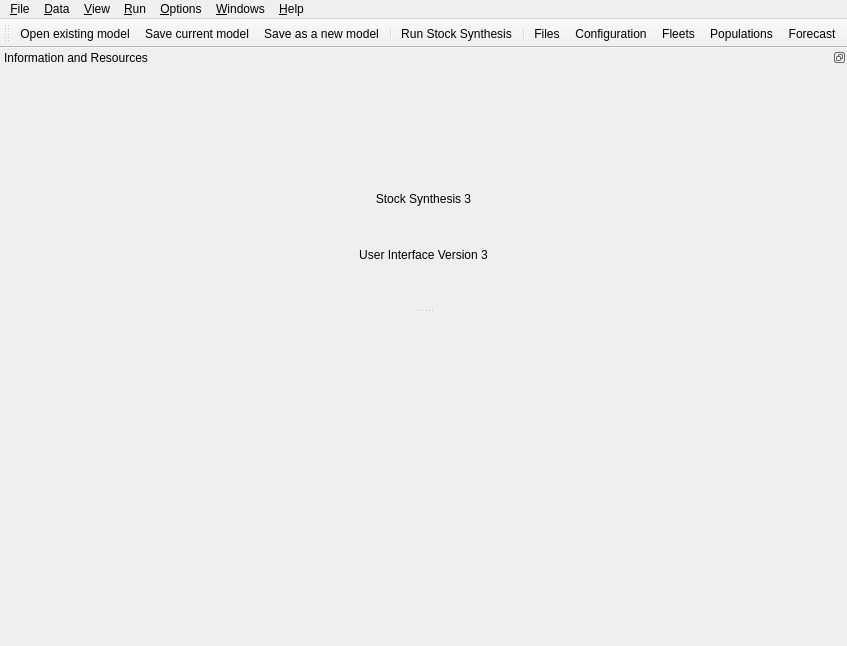
<?xml version="1.0" encoding="UTF-8"?>
<ui version="4.0">
 <class>MainWindow</class>
 <widget class="QMainWindow" name="MainWindow">
  <property name="geometry">
   <rect>
    <x>0</x>
    <y>0</y>
    <width>847</width>
    <height>646</height>
   </rect>
  </property>
  <property name="windowTitle">
   <string>Stock Synthesis</string>
  </property>
  <property name="windowIcon">
   <iconset resource="stock_synth.qrc">
    <normaloff>:/i/icons/SSI_icon.ico</normaloff>:/i/icons/SSI_icon.ico</iconset>
  </property>
  <property name="toolTip">
   <string/>
  </property>
  <property name="iconSize">
   <size>
    <width>32</width>
    <height>32</height>
   </size>
  </property>
  <property name="tabShape">
   <enum>QTabWidget::Triangular</enum>
  </property>
  <widget class="QWidget" name="centralWidget">
   <layout class="QVBoxLayout" name="verticalLayout_7">
    <property name="spacing">
     <number>3</number>
    </property>
    <property name="leftMargin">
     <number>2</number>
    </property>
    <property name="topMargin">
     <number>2</number>
    </property>
    <property name="rightMargin">
     <number>2</number>
    </property>
    <property name="bottomMargin">
     <number>2</number>
    </property>
    <item>
     <widget class="QStackedWidget" name="stackedWidget">
      <property name="enabled">
       <bool>true</bool>
      </property>
      <property name="currentIndex">
       <number>6</number>
      </property>
      <widget class="QWidget" name="stackedWidget_files">
       <layout class="QVBoxLayout" name="verticalLayout_2">
        <property name="spacing">
         <number>3</number>
        </property>
        <property name="leftMargin">
         <number>2</number>
        </property>
        <property name="topMargin">
         <number>2</number>
        </property>
        <property name="rightMargin">
         <number>2</number>
        </property>
        <property name="bottomMargin">
         <number>2</number>
        </property>
        <item>
         <layout class="QGridLayout" name="files_layout"/>
        </item>
       </layout>
      </widget>
      <widget class="QWidget" name="stackedWidget_model">
       <layout class="QHBoxLayout" name="horizontalLayout">
        <property name="spacing">
         <number>3</number>
        </property>
        <property name="leftMargin">
         <number>2</number>
        </property>
        <property name="topMargin">
         <number>2</number>
        </property>
        <property name="rightMargin">
         <number>2</number>
        </property>
        <property name="bottomMargin">
         <number>2</number>
        </property>
        <item>
         <layout class="QVBoxLayout" name="model_layout"/>
        </item>
       </layout>
      </widget>
      <widget class="QWidget" name="stackedWidget_forecast">
       <layout class="QVBoxLayout" name="verticalLayout_9">
        <property name="spacing">
         <number>3</number>
        </property>
        <property name="leftMargin">
         <number>2</number>
        </property>
        <property name="topMargin">
         <number>2</number>
        </property>
        <property name="rightMargin">
         <number>2</number>
        </property>
        <property name="bottomMargin">
         <number>2</number>
        </property>
        <item>
         <layout class="QVBoxLayout" name="forecast_layout"/>
        </item>
       </layout>
      </widget>
      <widget class="QWidget" name="stackedWidget_parameters">
       <layout class="QVBoxLayout" name="verticalLayout_3">
        <property name="spacing">
         <number>3</number>
        </property>
        <property name="leftMargin">
         <number>2</number>
        </property>
        <property name="topMargin">
         <number>2</number>
        </property>
        <property name="rightMargin">
         <number>2</number>
        </property>
        <property name="bottomMargin">
         <number>2</number>
        </property>
        <item>
         <layout class="QVBoxLayout" name="parameters_layout"/>
        </item>
       </layout>
      </widget>
      <widget class="QWidget" name="stackedWidget_populations">
       <layout class="QVBoxLayout" name="verticalLayout">
        <property name="spacing">
         <number>3</number>
        </property>
        <property name="leftMargin">
         <number>2</number>
        </property>
        <property name="topMargin">
         <number>2</number>
        </property>
        <property name="rightMargin">
         <number>2</number>
        </property>
        <property name="bottomMargin">
         <number>2</number>
        </property>
        <item>
         <layout class="QHBoxLayout" name="populations_layout"/>
        </item>
       </layout>
      </widget>
      <widget class="QWidget" name="stackedWidget_surveys">
       <layout class="QHBoxLayout" name="horizontalLayout_3">
        <property name="spacing">
         <number>3</number>
        </property>
        <property name="leftMargin">
         <number>2</number>
        </property>
        <property name="topMargin">
         <number>2</number>
        </property>
        <property name="rightMargin">
         <number>2</number>
        </property>
        <property name="bottomMargin">
         <number>2</number>
        </property>
        <item>
         <layout class="QVBoxLayout" name="surveys_layout"/>
        </item>
       </layout>
      </widget>
      <widget class="QWidget" name="stackedWidget_fisheries">
       <layout class="QHBoxLayout" name="horizontalLayout_2">
        <property name="spacing">
         <number>3</number>
        </property>
        <property name="leftMargin">
         <number>2</number>
        </property>
        <property name="topMargin">
         <number>2</number>
        </property>
        <property name="rightMargin">
         <number>2</number>
        </property>
        <property name="bottomMargin">
         <number>2</number>
        </property>
        <item>
         <layout class="QVBoxLayout" name="fisheries_layout"/>
        </item>
       </layout>
      </widget>
     </widget>
    </item>
   </layout>
  </widget>
  <widget class="QMenuBar" name="menuBar">
   <property name="geometry">
    <rect>
     <x>0</x>
     <y>0</y>
     <width>847</width>
     <height>26</height>
    </rect>
   </property>
   <widget class="QMenu" name="menu_File">
    <property name="title">
     <string>&amp;File</string>
    </property>
    <addaction name="action_Open"/>
    <addaction name="action_Save_data"/>
    <addaction name="action_New"/>
    <addaction name="separator"/>
    <addaction name="actionView_Readme"/>
    <addaction name="actionCreate_Readme"/>
    <addaction name="separator"/>
    <addaction name="action_Exit"/>
   </widget>
   <widget class="QMenu" name="menu_Run">
    <property name="title">
     <string>&amp;Run</string>
    </property>
    <addaction name="action_Run_Stock_Synthesis"/>
   </widget>
   <widget class="QMenu" name="menu_Help">
    <property name="title">
     <string>&amp;Help</string>
    </property>
    <addaction name="actionAbout_this_model"/>
    <addaction name="separator"/>
    <addaction name="actionAbout_SS_GUI"/>
    <addaction name="action_About"/>
    <addaction name="separator"/>
    <addaction name="action_User_Manual"/>
    <addaction name="separator"/>
    <addaction name="action_About_ADMB"/>
    <addaction name="separator"/>
    <addaction name="action_About_Qt"/>
    <addaction name="separator"/>
    <addaction name="actionShow_copyright_info"/>
   </widget>
   <widget class="QMenu" name="menuData">
    <property name="title">
     <string>&amp;Data</string>
    </property>
    <addaction name="action_Import_Additional_Data_Observations"/>
    <addaction name="action_Add_Rows_to_Data_Grids"/>
    <addaction name="action_Remove_blank_lines_from_data_grids"/>
    <addaction name="action_Display_data_snapshot"/>
   </widget>
   <widget class="QMenu" name="menuView">
    <property name="title">
     <string>&amp;View</string>
    </property>
    <addaction name="action_IncreaseFont"/>
    <addaction name="action_DecreaseFont"/>
    <addaction name="separator"/>
    <addaction name="actionTitle_Window"/>
    <addaction name="actionToolbar"/>
   </widget>
   <widget class="QMenu" name="menu_Options">
    <property name="title">
     <string>&amp;Options</string>
    </property>
    <addaction name="actionSet_default_model"/>
    <addaction name="actionReturn_to_default_model"/>
    <addaction name="actionSelect_default_directory"/>
    <addaction name="separator"/>
    <addaction name="actionLocate_SS_executable"/>
    <addaction name="actionLocate_R_executable"/>
    <addaction name="separator"/>
    <addaction name="actionLocate_documents"/>
   </widget>
   <widget class="QMenu" name="menu_Windows">
    <property name="title">
     <string>&amp;Windows</string>
    </property>
    <addaction name="action_Files"/>
    <addaction name="action_Model_Data"/>
    <addaction name="action_Forecast"/>
    <addaction name="action_Populations"/>
    <addaction name="action_Fleets"/>
    <addaction name="separator"/>
    <addaction name="actionTitle_Window"/>
   </widget>
   <addaction name="menu_File"/>
   <addaction name="menuData"/>
   <addaction name="menuView"/>
   <addaction name="menu_Run"/>
   <addaction name="menu_Options"/>
   <addaction name="menu_Windows"/>
   <addaction name="menu_Help"/>
  </widget>
  <widget class="QToolBar" name="mainToolBar">
   <property name="windowTitle">
    <string>Stock Synthesis tool bar</string>
   </property>
   <attribute name="toolBarArea">
    <enum>TopToolBarArea</enum>
   </attribute>
   <attribute name="toolBarBreak">
    <bool>false</bool>
   </attribute>
   <addaction name="action_Open"/>
   <addaction name="action_Save_data"/>
   <addaction name="action_Save_As"/>
   <addaction name="separator"/>
   <addaction name="action_Run_Stock_Synthesis"/>
   <addaction name="separator"/>
   <addaction name="action_Files"/>
   <addaction name="action_Model_Data"/>
   <addaction name="action_Fleets"/>
   <addaction name="action_Populations"/>
   <addaction name="action_Forecast"/>
  </widget>
  <widget class="QDockWidget" name="dockWidget_help">
   <property name="minimumSize">
    <size>
     <width>600</width>
     <height>260</height>
    </size>
   </property>
   <property name="windowIcon">
    <iconset>
     <normaloff>:/images/icons/help_icon_128.png</normaloff>:/images/icons/help_icon_128.png</iconset>
   </property>
   <property name="floating">
    <bool>true</bool>
   </property>
   <property name="features">
    <set>QDockWidget::DockWidgetFloatable|QDockWidget::DockWidgetMovable</set>
   </property>
   <property name="allowedAreas">
    <set>Qt::TopDockWidgetArea</set>
   </property>
   <property name="windowTitle">
    <string>Information and Resources</string>
   </property>
   <attribute name="dockWidgetArea">
    <number>4</number>
   </attribute>
   <widget class="QWidget" name="dockWidgetContents">
    <layout class="QVBoxLayout" name="verticalLayout_4">
     <property name="spacing">
      <number>3</number>
     </property>
     <property name="leftMargin">
      <number>2</number>
     </property>
     <property name="topMargin">
      <number>2</number>
     </property>
     <property name="rightMargin">
      <number>2</number>
     </property>
     <property name="bottomMargin">
      <number>2</number>
     </property>
     <item>
      <widget class="QLabel" name="label_banner">
       <property name="minimumSize">
        <size>
         <width>150</width>
         <height>100</height>
        </size>
       </property>
       <property name="toolTip">
        <string>NOAA Fisheries Toolbox</string>
       </property>
       <property name="whatsThis">
        <string>Go to NOAA Fisheries Toolbox Website</string>
       </property>
       <property name="text">
        <string/>
       </property>
       <property name="pixmap">
        <pixmap resource="stock_synth.qrc">:/i/images/image7_no_background.png</pixmap>
       </property>
       <property name="alignment">
        <set>Qt::AlignCenter</set>
       </property>
      </widget>
     </item>
     <item>
      <widget class="QLabel" name="label_ss_ver">
       <property name="text">
        <string>Stock Synthesis 3</string>
       </property>
       <property name="alignment">
        <set>Qt::AlignCenter</set>
       </property>
      </widget>
     </item>
     <item>
      <widget class="QLabel" name="label_gui_ver">
       <property name="text">
        <string>User Interface Version 3</string>
       </property>
       <property name="alignment">
        <set>Qt::AlignCenter</set>
       </property>
      </widget>
     </item>
     <item>
      <layout class="QHBoxLayout" name="horizontalLayout_buttons">
       <item>
        <widget class="QPushButton" name="pushButton_about_gui">
         <property name="toolTip">
          <string>About this interface</string>
         </property>
         <property name="text">
          <string/>
         </property>
         <property name="icon">
          <iconset resource="stock_synth.qrc">
           <normaloff>:/i/icons/help_icon_128.png</normaloff>:/i/icons/help_icon_128.png</iconset>
         </property>
         <property name="iconSize">
          <size>
           <width>32</width>
           <height>32</height>
          </size>
         </property>
         <property name="flat">
          <bool>true</bool>
         </property>
        </widget>
       </item>
       <item>
        <widget class="QPushButton" name="pushButton_about_ss">
         <property name="toolTip">
          <string>About Stock Synthesis</string>
         </property>
         <property name="text">
          <string/>
         </property>
         <property name="icon">
          <iconset resource="stock_synth.qrc">
           <normaloff>:/icons/ss3_icon.png</normaloff>:/icons/ss3_icon.png</iconset>
         </property>
         <property name="iconSize">
          <size>
           <width>32</width>
           <height>32</height>
          </size>
         </property>
         <property name="flat">
          <bool>true</bool>
         </property>
        </widget>
       </item>
       <item>
        <widget class="QPushButton" name="pushButton_about_ftb">
         <property name="toolTip">
          <string>About the Fisheries Toolbox</string>
         </property>
         <property name="text">
          <string/>
         </property>
         <property name="icon">
          <iconset resource="stock_synth.qrc">
           <normaloff>:/i/icons/noaa_icon_128.png</normaloff>:/i/icons/noaa_icon_128.png</iconset>
         </property>
         <property name="iconSize">
          <size>
           <width>32</width>
           <height>32</height>
          </size>
         </property>
         <property name="flat">
          <bool>true</bool>
         </property>
        </widget>
       </item>
       <item>
        <widget class="QPushButton" name="pushButton_about_admb">
         <property name="toolTip">
          <string>About ADMB</string>
         </property>
         <property name="text">
          <string/>
         </property>
         <property name="icon">
          <iconset resource="stock_synth.qrc">
           <normaloff>:/i/icons/admb_icon_128.png</normaloff>:/i/icons/admb_icon_128.png</iconset>
         </property>
         <property name="iconSize">
          <size>
           <width>32</width>
           <height>32</height>
          </size>
         </property>
         <property name="flat">
          <bool>true</bool>
         </property>
        </widget>
       </item>
       <item>
        <widget class="QPushButton" name="pushButton_about_qt">
         <property name="toolTip">
          <string>About Qt</string>
         </property>
         <property name="text">
          <string/>
         </property>
         <property name="icon">
          <iconset resource="stock_synth.qrc">
           <normaloff>:/i/images/qt-logo.png</normaloff>:/i/images/qt-logo.png</iconset>
         </property>
         <property name="iconSize">
          <size>
           <width>32</width>
           <height>32</height>
          </size>
         </property>
         <property name="flat">
          <bool>true</bool>
         </property>
        </widget>
       </item>
      </layout>
     </item>
    </layout>
   </widget>
  </widget>
  <action name="action_New">
   <property name="icon">
    <iconset resource="stock_synth.qrc">
     <normaloff>:/i/icons/dir-new.png</normaloff>:/i/icons/dir-new.png</iconset>
   </property>
   <property name="text">
    <string>Create a &amp;new model</string>
   </property>
   <property name="toolTip">
    <string>Create a new model in a separate directory</string>
   </property>
  </action>
  <action name="action_Open">
   <property name="icon">
    <iconset resource="stock_synth.qrc">
     <normaloff>:/i/icons/file-open.png</normaloff>:/i/icons/file-open.png</iconset>
   </property>
   <property name="text">
    <string>&amp;Open existing model</string>
   </property>
   <property name="toolTip">
    <string>Open an existing model</string>
   </property>
  </action>
  <action name="action_Save_As">
   <property name="icon">
    <iconset resource="stock_synth.qrc">
     <normaloff>:/i/icons/file-save-as.png</normaloff>:/i/icons/file-save-as.png</iconset>
   </property>
   <property name="text">
    <string>Save &amp;as a new model</string>
   </property>
   <property name="toolTip">
    <string>Save as a new model in different directory</string>
   </property>
  </action>
  <action name="action_About">
   <property name="icon">
    <iconset resource="stock_synth.qrc">
     <normaloff>:/icons/StockSynth_icon_128.png</normaloff>:/icons/StockSynth_icon_128.png</iconset>
   </property>
   <property name="text">
    <string>About Stock Synthesis</string>
   </property>
   <property name="whatsThis">
    <string>About Stock Synthesis</string>
   </property>
  </action>
  <action name="action_About_Qt">
   <property name="icon">
    <iconset resource="stock_synth.qrc">
     <normaloff>:/i/images/qt-logo.png</normaloff>:/i/images/qt-logo.png</iconset>
   </property>
   <property name="text">
    <string>About &amp;Qt</string>
   </property>
   <property name="whatsThis">
    <string>About Qt Toolkit</string>
   </property>
  </action>
  <action name="action_Run_Stock_Synthesis">
   <property name="icon">
    <iconset resource="stock_synth.qrc">
     <normaloff>:/icons/flat_go_button.png</normaloff>:/icons/flat_go_button.png</iconset>
   </property>
   <property name="text">
    <string>&amp;Run Stock Synthesis</string>
   </property>
   <property name="toolTip">
    <string>Save all inputs and run</string>
   </property>
   <property name="whatsThis">
    <string>Save all inputs and run</string>
   </property>
  </action>
  <action name="action_Print">
   <property name="enabled">
    <bool>false</bool>
   </property>
   <property name="icon">
    <iconset resource="stock_synth.qrc">
     <normaloff>:/i/icons/file-print.png</normaloff>:/i/icons/file-print.png</iconset>
   </property>
   <property name="text">
    <string>&amp;Print</string>
   </property>
   <property name="shortcut">
    <string>Ctrl+P</string>
   </property>
  </action>
  <action name="action_Exit">
   <property name="text">
    <string>E&amp;xit</string>
   </property>
  </action>
  <action name="action_Selection">
   <property name="text">
    <string>Selection</string>
   </property>
  </action>
  <action name="action_All">
   <property name="text">
    <string>All</string>
   </property>
  </action>
  <action name="action_Current">
   <property name="text">
    <string>Current</string>
   </property>
  </action>
  <action name="action_Print_Current">
   <property name="text">
    <string>Current</string>
   </property>
  </action>
  <action name="action_Select">
   <property name="text">
    <string>Selection</string>
   </property>
  </action>
  <action name="action_Print_All">
   <property name="text">
    <string>All</string>
   </property>
  </action>
  <action name="action_Starter_wiz">
   <property name="text">
    <string>STARTER.SS</string>
   </property>
   <property name="toolTip">
    <string>A Wizard to create a STARTER.SS file.</string>
   </property>
   <property name="shortcut">
    <string>Ctrl+Shift+S</string>
   </property>
  </action>
  <action name="action_Forecast_wiz">
   <property name="text">
    <string>FORECAST.SS</string>
   </property>
   <property name="toolTip">
    <string>A Wizard to create a FORECAST.SS file.</string>
   </property>
   <property name="shortcut">
    <string>Ctrl+Shift+F</string>
   </property>
  </action>
  <action name="action_Import_Additional_Data_Observations">
   <property name="text">
    <string>&amp;Import Additional Data Observations</string>
   </property>
  </action>
  <action name="action_Add_Rows_to_Data_Grids">
   <property name="text">
    <string>&amp;Add Rows to Data Grids</string>
   </property>
  </action>
  <action name="action_Remove_blank_lines_from_data_grids">
   <property name="text">
    <string>&amp;Remove blank lines from data grids</string>
   </property>
  </action>
  <action name="action_Display_selected_data_observations">
   <property name="text">
    <string>&amp;Display selected data observations</string>
   </property>
  </action>
  <action name="action_Display_data_snapshot">
   <property name="text">
    <string>Display data &amp;snapshot</string>
   </property>
  </action>
  <action name="action_Upddate_control_parameters">
   <property name="icon">
    <iconset>
     <normaloff>:/images/icons/document-properties.png</normaloff>:/images/icons/document-properties.png</iconset>
   </property>
   <property name="text">
    <string>&amp;Update control parameters</string>
   </property>
   <property name="iconText">
    <string>Update control parameters</string>
   </property>
   <property name="toolTip">
    <string>Update control parameters</string>
   </property>
  </action>
  <action name="action_View_parameter_list">
   <property name="text">
    <string>&amp;View parameter list</string>
   </property>
  </action>
  <action name="action_View_selectivity_functions">
   <property name="text">
    <string>&amp;Selectivity functions</string>
   </property>
  </action>
  <action name="action_Weight_Maturity_Fecundity_functions">
   <property name="text">
    <string>&amp;Weight - Maturity - Fecundity functions</string>
   </property>
  </action>
  <action name="action_Retention_Discard_mortality">
   <property name="text">
    <string>&amp;Retention &amp; Discard mortality</string>
   </property>
  </action>
  <action name="action_Report_File">
   <property name="text">
    <string>Report &amp;File</string>
   </property>
  </action>
  <action name="action_Scan_results_from_previous_run">
   <property name="text">
    <string>&amp;Scan results from previous run</string>
   </property>
  </action>
  <action name="action_Files">
   <property name="checkable">
    <bool>true</bool>
   </property>
   <property name="icon">
    <iconset resource="stock_synth.qrc">
     <normaloff>:/i/icons/document-files.png</normaloff>:/i/icons/document-files.png</iconset>
   </property>
   <property name="text">
    <string>&amp;Files</string>
   </property>
  </action>
  <action name="action_Observed_data">
   <property name="checkable">
    <bool>true</bool>
   </property>
   <property name="text">
    <string>&amp;Observed data</string>
   </property>
  </action>
  <action name="action_Populations">
   <property name="checkable">
    <bool>true</bool>
   </property>
   <property name="icon">
    <iconset resource="stock_synth.qrc">
     <normaloff>:/icons/multiple_line_no_background.png</normaloff>:/icons/multiple_line_no_background.png</iconset>
   </property>
   <property name="text">
    <string>&amp;Populations</string>
   </property>
  </action>
  <action name="action_Control_parameters">
   <property name="text">
    <string>Model &amp;Parameters</string>
   </property>
  </action>
  <action name="action_Forecast_specification">
   <property name="icon">
    <iconset resource="stock_synth.qrc">
     <normaloff>:/i/icons/binoculars_64.png</normaloff>:/i/icons/binoculars_64.png</iconset>
   </property>
   <property name="text">
    <string>&amp;Forecast specification</string>
   </property>
  </action>
  <action name="action_Save_data">
   <property name="icon">
    <iconset resource="stock_synth.qrc">
     <normaloff>:/i/icons/file-save.png</normaloff>:/i/icons/file-save.png</iconset>
   </property>
   <property name="text">
    <string>&amp;Save current model</string>
   </property>
   <property name="toolTip">
    <string>Save current model data</string>
   </property>
  </action>
  <action name="action_User_Manual">
   <property name="icon">
    <iconset resource="stock_synth.qrc">
     <normaloff>:/icons/book_32.png</normaloff>:/icons/book_32.png</iconset>
   </property>
   <property name="text">
    <string>SS &amp;User Manual</string>
   </property>
   <property name="iconText">
    <string>SS User Manual</string>
   </property>
   <property name="toolTip">
    <string>Open the User Manual</string>
   </property>
  </action>
  <action name="action_Using_SS">
   <property name="icon">
    <iconset resource="stock_synth.qrc">
     <normaloff>:/icons/book_tech_32.png</normaloff>:/icons/book_tech_32.png</iconset>
   </property>
   <property name="text">
    <string>&amp;Tecnical Description</string>
   </property>
  </action>
  <action name="action_IncreaseFont">
   <property name="text">
    <string>Increase Font</string>
   </property>
   <property name="shortcut">
    <string>Ctrl++</string>
   </property>
  </action>
  <action name="action_DecreaseFont">
   <property name="text">
    <string>Decrease Font</string>
   </property>
   <property name="shortcut">
    <string>Ctrl+-</string>
   </property>
  </action>
  <action name="action_Locate_SS">
   <property name="text">
    <string>Locate SS</string>
   </property>
  </action>
  <action name="action_Text_viewer">
   <property name="text">
    <string>Text file viewer</string>
   </property>
  </action>
  <action name="action_Surveys">
   <property name="checkable">
    <bool>true</bool>
   </property>
   <property name="icon">
    <iconset>
     <normaloff>:/images/icons/trawler_NOAA_lg.png</normaloff>:/images/icons/trawler_NOAA_lg.png</iconset>
   </property>
   <property name="text">
    <string>&amp;Survey Fleets</string>
   </property>
  </action>
  <action name="action_Fleets">
   <property name="checkable">
    <bool>true</bool>
   </property>
   <property name="icon">
    <iconset resource="stock_synth.qrc">
     <normaloff>:/i/icons/trawler_NOAA_lg.png</normaloff>:/i/icons/trawler_NOAA_lg.png</iconset>
   </property>
   <property name="text">
    <string>F&amp;leets</string>
   </property>
  </action>
  <action name="action_Model_Data">
   <property name="checkable">
    <bool>true</bool>
   </property>
   <property name="icon">
    <iconset resource="stock_synth.qrc">
     <normaloff>:/i/images/admb_icon_trans.png</normaloff>:/i/images/admb_icon_trans.png</iconset>
   </property>
   <property name="text">
    <string>&amp;Configuration</string>
   </property>
   <property name="toolTip">
    <string>Model configuration data</string>
   </property>
  </action>
  <action name="action_Forecast">
   <property name="checkable">
    <bool>true</bool>
   </property>
   <property name="icon">
    <iconset resource="stock_synth.qrc">
     <normaloff>:/i/icons/binoculars_64.png</normaloff>:/i/icons/binoculars_64.png</iconset>
   </property>
   <property name="text">
    <string>F&amp;orecast</string>
   </property>
  </action>
  <action name="action_About_ADMB">
   <property name="icon">
    <iconset resource="stock_synth.qrc">
     <normaloff>:/i/images/admb_icon_trans.png</normaloff>:/i/images/admb_icon_trans.png</iconset>
   </property>
   <property name="text">
    <string>About A&amp;DMB</string>
   </property>
   <property name="whatsThis">
    <string>About ADMB Toolkit</string>
   </property>
  </action>
  <action name="action_About_NFT">
   <property name="icon">
    <iconset resource="stock_synth.qrc">
     <normaloff>:/i/images/nft_thumbnail.jpg</normaloff>:/i/images/nft_thumbnail.jpg</iconset>
   </property>
   <property name="text">
    <string>About NOAA Fisheries Toolbox</string>
   </property>
   <property name="whatsThis">
    <string/>
   </property>
  </action>
  <action name="actionTitle_Window">
   <property name="checkable">
    <bool>true</bool>
   </property>
   <property name="icon">
    <iconset resource="stock_synth.qrc">
     <normaloff>:/icons/StockSynth_icon_128.png</normaloff>:/icons/StockSynth_icon_128.png</iconset>
   </property>
   <property name="text">
    <string>Title Window</string>
   </property>
   <property name="shortcut">
    <string>Ctrl+Shift+/</string>
   </property>
  </action>
  <action name="actionLocate_SS_executable">
   <property name="text">
    <string>Locate SS executable</string>
   </property>
  </action>
  <action name="actionSelect_default_directory">
   <property name="text">
    <string>Set default directory</string>
   </property>
  </action>
  <action name="actionAbout_SS_GUI">
   <property name="icon">
    <iconset resource="stock_synth.qrc">
     <normaloff>:/i/images/image7_no_background.png</normaloff>:/i/images/image7_no_background.png</iconset>
   </property>
   <property name="text">
    <string>&amp;About Stock Synthesis GUI</string>
   </property>
  </action>
  <action name="actionLocate_documents">
   <property name="text">
    <string>Locate user manual</string>
   </property>
  </action>
  <action name="actionToolbar">
   <property name="checkable">
    <bool>true</bool>
   </property>
   <property name="text">
    <string>Toolbar</string>
   </property>
  </action>
  <action name="actionLocate_R_executable">
   <property name="text">
    <string>Locate R executable</string>
   </property>
  </action>
  <action name="actionSet_default_model">
   <property name="text">
    <string>Set current as default</string>
   </property>
   <property name="toolTip">
    <string>Set current model as default</string>
   </property>
  </action>
  <action name="actionReturn_to_default_model">
   <property name="text">
    <string>Default model</string>
   </property>
  </action>
  <action name="actionShow_copyright_info">
   <property name="text">
    <string>Show copyright info</string>
   </property>
  </action>
  <action name="actionAbout_this_model">
   <property name="text">
    <string>About this model</string>
   </property>
  </action>
  <action name="actionCreate_Readme">
   <property name="text">
    <string>Create Readme</string>
   </property>
  </action>
  <action name="actionView_Readme">
   <property name="text">
    <string>View Readme</string>
   </property>
  </action>
 </widget>
 <layoutdefault spacing="6" margin="11"/>
 <resources>
  <include location="stock_synth.qrc"/>
 </resources>
 <connections/>
</ui>
